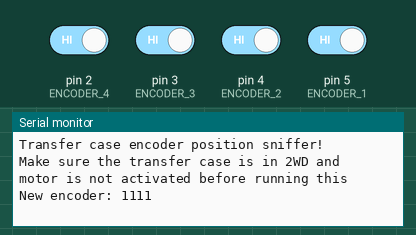
This sketch was run on a simulated Arduino Uno, built with avr-gcc and run on an emulated ATmega328P. On the bench: the last lines printed to the serial monitor. Inputs (shaded band) come from the test bench; at power-on: pin 2 (ENCODER_4), pin 3 (ENCODER_3), pin 4 (ENCODER_2), pin 5 (ENCODER_1) HIGH.

Above: at 1.2 s.
1.3 s: pin 2 (ENCODER_4) driven LOW
At 2.5 s:
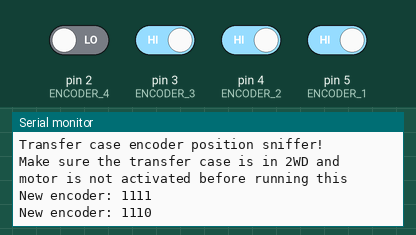
2.8 s: pin 3 (ENCODER_3) driven LOW
At 3.9 s:
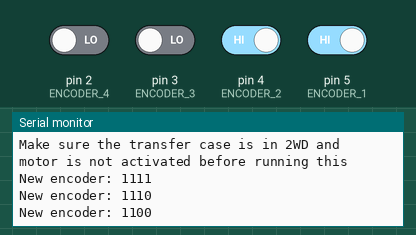
4.3 s: pin 4 (ENCODER_2) driven LOW
At 5.0 s:
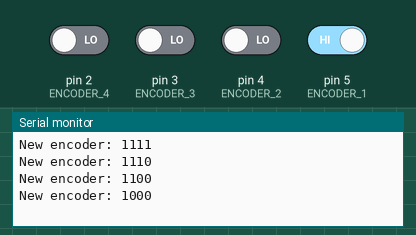
5.8 s: pin 5 (ENCODER_1) driven LOW
At 6.2 s:
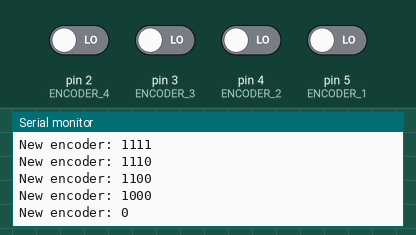
7.3 s: pin 2 (ENCODER_4) driven HIGH
At 8.5 s:
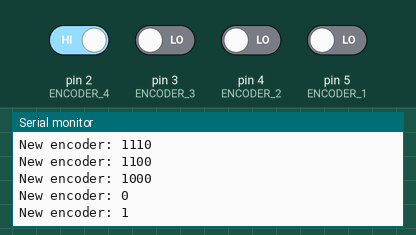
8.8 s: pin 3 (ENCODER_3) driven HIGH
At 9.7 s:
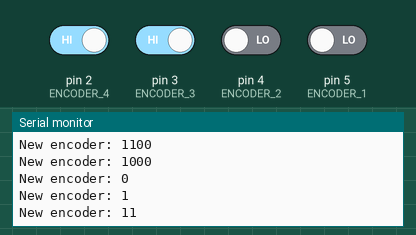
Timing chart, 0 to 11.3 s (numbered marks = the images above; inputs shaded):
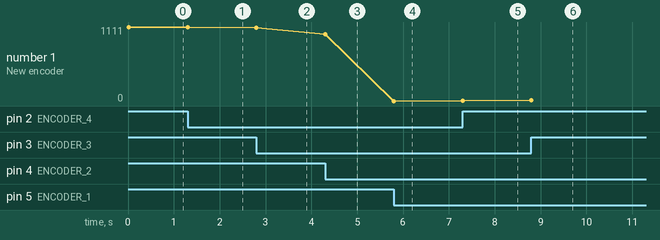

The sketch:

TCaseEncoderPositionSniffer.ino
```cpp
/******************************************************************************

Name:         TCaseEncoderPositionSniffer

Description:  Run this sketch and manually move the transfer case motor to
              output all positions to the serial output

Platform:     MKR1010 WIFI

*******************************************************************************/

//Pinout (FOR ARDUINO MKR1010 WIFI)
#define ENCODER_1 5  //Encoder bit 1 / connector pin 5 (purple/yellow)
#define ENCODER_2 4  //Encoder bit 2 / connector pin 3 (brown/white)
#define ENCODER_3 3  //Encoder bit 3 / connector pin 6 (white)
#define ENCODER_4 2  //Encoder bit 4 / connector pin 1 (orange/white)

//Global variables
int lastEncoderValue = 9999; //initial value

/******************************************************************************

Function:     setup()

Arguments:    Nil

Description:  Called once initially to initialize all variables.

Return value: Nil

*******************************************************************************/
void setup()
{

  //Initialize serial
  Serial.begin(115200);

  //Wait for Serial output to be available
  while(!Serial);

  Serial.println("Transfer case encoder position sniffer!");
  Serial.println("Make sure the transfer case is in 2WD and motor is not activated before running this");

  //All encoder pins as input pulled up
  pinMode(ENCODER_1, INPUT_PULLUP);
  pinMode(ENCODER_2, INPUT_PULLUP);
  pinMode(ENCODER_3, INPUT_PULLUP);
  pinMode(ENCODER_4, INPUT_PULLUP);
}

void loop()
{
  /* The plan: every loop, read encoder position, if it is different than the one stored in the currentState variable, output it to Serial.
               Start from relaxed 2WD position.  Force motor all the way to the end of the 2WD range, relax it, then move it all the way to
               the end of the 4LO range.  Serial should have all possible positions.  This does not rely on interrupts (no problem with contact bouncing)
  */

  //Get encoder value. Any leading "0" will be ignored in the final value
  int rawEncoderValue = (digitalRead(ENCODER_1) * 1000) + (digitalRead(ENCODER_2) * 100) + (digitalRead(ENCODER_3) * 10) + digitalRead(ENCODER_4);

  // Compare to last known value see if we came across a new encoder value
  if(rawEncoderValue != lastEncoderValue)
  {
    //Output the new value to Serial
    Serial.print("New encoder: ");
    Serial.println(rawEncoderValue);

    //Save new encoder value as last encoder value
    lastEncoderValue = rawEncoderValue;
  }
}
```

Measured:
- after the input at 1.3 s, the serial monitor: prints a new line at once (image 1)
- after the input at 2.8 s, the serial monitor: prints a new line at once (image 2)
- after the input at 4.3 s, the serial monitor: prints a new line at once (image 3)
- after the input at 5.8 s, the serial monitor: prints a new line at once (image 4)
- after the input at 7.3 s, the serial monitor: prints a new line at once (image 5)
- after the input at 8.8 s, the serial monitor: prints a new line at once (image 6)
- plotted number 1: 1111 → 1110 after the input at 1.3 s, 1110 → 1100 after the input at 2.8 s, 1100 → 1000 after the input at 4.3 s, 1000 → 0 after the input at 5.8 s, 0 → 1 after the input at 7.3 s
